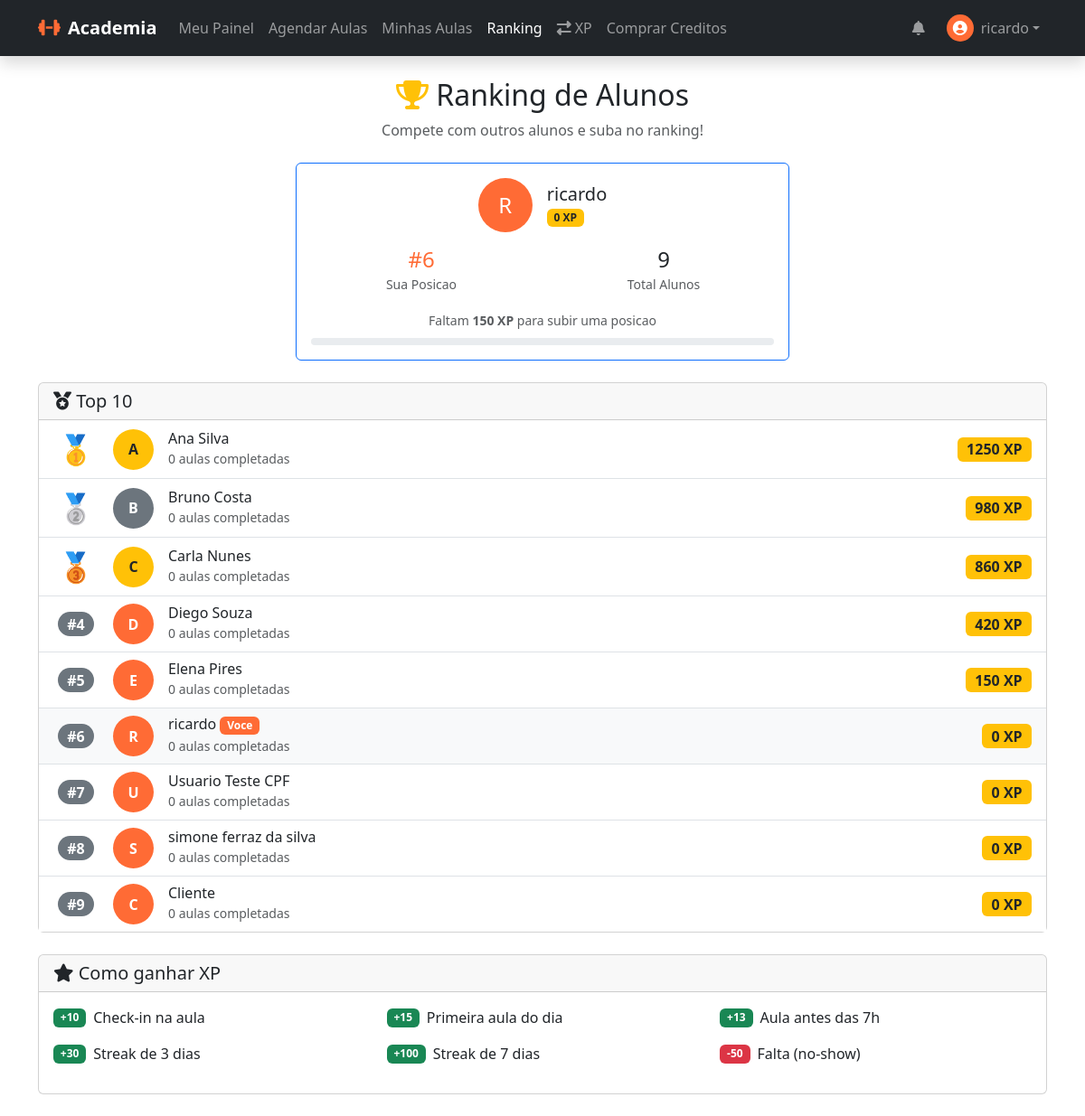
/student/ranking (signed in), run on the app's committed database.
### app/models/user.py (models this page shows, shortened)
class User(UserMixin, db.Model):
    __tablename__ = 'users'
    id = db.Column(db.Integer, primary_key=True)
    name = db.Column(db.String(100), nullable=False)
    email = db.Column(db.String(120), unique=True, nullable=False)
    phone = db.Column(db.String(20), nullable=False)
    password_hash = db.Column(db.String(256), nullable=False)
    cpf = db.Column(db.String(14), nullable=True)  # Formato: 123.456.789-00
    gender = db.Column(db.Enum(Gender), nullable=True)
    role = db.Column(db.String(20), default='student')
    xp = db.Column(db.Integer, default=0)  # XP total historico (para ranking)
    level = db.Column(db.Integer, default=1)
    xp_available = db.Column(db.Integer, default=0)  # XP disponivel para conversao (janela 3 meses)
    credits_balance = db.Column(db.Integer, default=0)  # Total de creditos ativos (wallets)
    face_encoding = db.Column(db.LargeBinary, nullable=True)
    face_encoding_version = db.Column(db.String(10), default='v1')
    face_registered_at = db.Column(db.DateTime, nullable=True)
    face_last_recognized = db.Column(db.DateTime, nullable=True)
    face_confidence_threshold = db.Column(db.Float, default=0.6)
    photo_url = db.Column(db.String(255))
    referral_code = db.Column(db.String(12), unique=True, nullable=True)
    professional_type = db.Column(db.Enum(ProfessionalType), nullable=True)
    base_commission_rate = db.Column(db.Numeric(5, 2), nullable=True)
    is_active = db.Column(db.Boolean, default=True)
    created_at = db.Column(db.DateTime, default=datetime.utcnow)
    updated_at = db.Column(db.DateTime, default=datetime.utcnow, onupdate=datetime.utcnow)
    last_login = db.Column(db.DateTime)
    @property
    def is_admin(self):
        return self.role == 'admin'
    @property
    def is_student(self):
        return self.role == 'student'
    @property
    def is_instructor(self):
        return self.role == 'instructor'

### app/routes/student.py (the view)
@student_bp.route('/ranking')
@login_required
def ranking():
    top_users = User.query.filter_by(
        role='student',
        is_active=True
    ).order_by(User.xp.desc()).limit(10).all()
    user_rank = db.session.query(
        func.count(User.id)
    ).filter(
        User.role == 'student',
        User.xp > current_user.xp
    ).scalar() + 1
    next_user = User.query.filter(
        User.role == 'student',
        User.xp > current_user.xp
    ).order_by(User.xp).first()
    xp_to_next = (next_user.xp - current_user.xp) if next_user else 0
    total_students = User.query.filter_by(role='student', is_active=True).count()
    return render_template('student/ranking.html',
        top_users=top_users,
        user_rank=user_rank,
        xp_to_next=xp_to_next,
        total_students=total_students
    )

### app/models/notification.py (called while the page is built)
    @classmethod
    def get_unread_count(cls, user_id):
        return cls.query.filter_by(user_id=user_id, is_read=False).count()

### app/templates/student/ranking.html (shortened to what this page needs)
{% extends "base.html" %}
{% block content %}
<div class="container py-4">
    <div class="text-center mb-4">
        <h2><i class="fas fa-trophy text-warning"></i> Ranking de Alunos</h2>
        <p class="text-muted">Compete com outros alunos e suba no ranking!</p>
    </div>
    <div class="row justify-content-center mb-4">
        <div class="col-md-6">
            <div class="card border-primary">
                <div class="card-body text-center">
                    <div class="d-flex justify-content-center align-items-center mb-3">
                        <div class="bg-primary text-white rounded-circle d-flex align-items-center justify-content-center me-3" style="width: 60px; height: 60px; font-size: 1.5rem;">
                            {{ current_user.name[0].upper() }}
                        </div>
                        <div class="text-start">
                            <h5 class="mb-0">{{ current_user.name }}</h5>
                            <span class="badge bg-warning text-dark">{{ current_user.xp }} XP</span>
                        </div>
                    </div>
                    <div class="row text-center">
                        <div class="col-6">
                            <h4 class="mb-0 text-primary">#{{ user_rank }}</h4>
                            <small class="text-muted">Sua Posicao</small>
                        </div>
                        <div class="col-6">
                            <h4 class="mb-0">{{ total_students }}</h4>
                            <small class="text-muted">Total Alunos</small>
                        </div>
                    </div>
                    {% if xp_to_next > 0 %}
                    <div class="mt-3">
                        <small class="text-muted">Faltam <strong>{{ xp_to_next }} XP</strong> para subir uma posicao</small>
                        <div class="progress mt-2" style="height: 8px;">
                        </div>
                    </div>
                    {% endif %}
                </div>
            </div>
        </div>
    </div>
    <div class="card">
        <div class="card-header">
            <h5 class="mb-0"><i class="fas fa-medal"></i> Top 10</h5>
        </div>
        <div class="card-body p-0">
            <div class="list-group list-group-flush">
                {% for user in top_users %}
                <div class="list-group-item d-flex align-items-center {% if user.id == current_user.id %}bg-light{% endif %}">
                    <div class="me-3 text-center" style="width: 50px;">
                        {% if loop.index == 1 %}
                        <span style="font-size: 2rem;">🥇</span>
                        {% elif loop.index == 2 %}
                        <span style="font-size: 2rem;">🥈</span>
                        {% elif loop.index == 3 %}
                        <span style="font-size: 2rem;">🥉</span>
                        {% else %}
                        <span class="badge bg-secondary rounded-pill" style="font-size: 1rem;">#{{ loop.index }}</span>
                        {% endif %}
                    </div>
                    <div class="rounded-circle d-flex align-items-center justify-content-center me-3
                                {% if loop.index == 1 %}bg-warning text-dark{% elif loop.index == 2 %}bg-secondary text-white{% elif loop.index == 3 %}bg-warning text-dark{% else %}bg-primary text-white{% endif %}"
                         style="width: 45px; height: 45px; font-weight: bold;">
                        {{ user.name[0].upper() }}
                    </div>
                    <div class="flex-grow-1">
                        <h6 class="mb-0">
                            {{ user.name }}
                            {% if user.id == current_user.id %}
                            <span class="badge bg-primary">Voce</span>
                            {% endif %}
                        </h6>
                        <small class="text-muted">
                            {{ Booking.query.filter_by(user_id=user.id, status='completed').count() if Booking else 0 }} aulas completadas
                        </small>
                    </div>
                    <div class="text-end">
                        <span class="badge bg-warning text-dark" style="font-size: 1rem;">
                            {{ user.xp }} XP
                        </span>
                    </div>
                </div>
                {% endfor %}
            </div>
        </div>
    </div>
    <div class="card mt-4">
        <div class="card-header">
            <h5 class="mb-0"><i class="fas fa-star"></i> Como ganhar XP</h5>
        </div>
        <div class="card-body">
            <div class="row">
                <div class="col-md-4 mb-3">
                    <div class="d-flex align-items-center">
                        <span class="badge bg-success me-2">+10</span>
                        <span>Check-in na aula</span>
                    </div>
                </div>
                <div class="col-md-4 mb-3">
                    <div class="d-flex align-items-center">
                        <span class="badge bg-success me-2">+15</span>
                        <span>Primeira aula do dia</span>
                    </div>
                </div>
                <div class="col-md-4 mb-3">
                    <div class="d-flex align-items-center">
                        <span class="badge bg-success me-2">+13</span>
                        <span>Aula antes das 7h</span>
                    </div>
                </div>
                <div class="col-md-4 mb-3">
                    <div class="d-flex align-items-center">
                        <span class="badge bg-success me-2">+30</span>
                        <span>Streak de 3 dias</span>
                    </div>
                </div>
                <div class="col-md-4 mb-3">
                    <div class="d-flex align-items-center">
                        <span class="badge bg-success me-2">+100</span>
                        <span>Streak de 7 dias</span>
                    </div>
                </div>
                <div class="col-md-4 mb-3">
                    <div class="d-flex align-items-center">
                        <span class="badge bg-danger me-2">-50</span>
                        <span>Falta (no-show)</span>
                    </div>
                </div>
            </div>
        </div>
    </div>
</div>
{% endblock %}

### app/templates/includes/navbar.html (shortened to what this page needs)
{% set ep = request.endpoint or '' %}
<nav class="navbar navbar-expand-lg navbar-dark bg-dark sticky-top shadow">
    <div class="container">
        <a class="navbar-brand d-flex align-items-center" href="{{ url_for('marketing.index') }}">
            <i class="fas fa-dumbbell me-2 text-primary"></i>
            <span class="fw-bold">Academia</span>
        </a>
        <div class="collapse navbar-collapse" id="mainNavbar">
            <ul class="navbar-nav me-auto">
                {% if current_user.is_authenticated %}
                {% if current_user.is_admin %}
                <li class="nav-item">
                    <a class="nav-link {% if request.endpoint and 'admin.dashboard' in request.endpoint %}active{% endif %}"
                        href="{{ url_for('admin.dashboard') }}">Painel Admin</a>
                </li>
                {% else %}
                <li class="nav-item">
                    <a class="nav-link {% if ep == 'student.dashboard' %}active{% endif %}"
                        href="{{ url_for('student.dashboard') }}">Meu Painel</a>
                </li>
                <li class="nav-item">
                    <a class="nav-link {% if ep == 'student.schedule' %}active{% endif %}"
                        href="{{ url_for('student.schedule') }}">Agendar Aulas</a>
                </li>
                <li class="nav-item">
                    <a class="nav-link {% if ep in ['student.my_bookings', 'student.my_recurring'] %}active{% endif %}"
                        href="{{ url_for('student.my_bookings') }}">Minhas Aulas</a>
                </li>
                <li class="nav-item">
                    <a class="nav-link {% if ep == 'student.ranking' %}active{% endif %}"
                        href="{{ url_for('student.ranking') }}">Ranking</a>
                </li>
                <li class="nav-item">
                    <a class="nav-link {% if ep == 'student.xp_credits' %}active{% endif %}"
                        href="{{ url_for('student.xp_credits') }}">
                        <i class="fas fa-exchange-alt me-1"></i>XP
                    </a>
                </li>
                <li class="nav-item">
                    <a class="nav-link {% if request.endpoint and 'shop' in request.endpoint %}active{% endif %}"
                        href="{{ url_for('shop.packages') }}">Comprar Creditos</a>
                </li>
                {% endif %}
                {% else %}
                <li class="nav-item">
                    <a class="nav-link {% if request.endpoint and 'shop' in request.endpoint %}active{% endif %}"
                        href="{{ url_for('shop.packages') }}">Planos e Preços</a>
                </li>
                {% endif %}
            </ul>
            <div class="navbar-nav align-items-center">
                {% if current_user.is_authenticated %}
                {% if current_user.is_student %}
                <a class="nav-link position-relative me-2" href="{{ url_for('student.notifications') }}"
                    title="Notificacoes">
                    <i class="fas fa-bell"></i>
                </a>
                {% endif %}
                <div class="nav-item dropdown">
                    <a class="nav-link dropdown-toggle d-flex align-items-center" href="#" id="userDropdown"
                        role="button" data-bs-toggle="dropdown">
                        <div class="avatar-xs me-2 bg-primary rounded-circle d-flex align-items-center justify-content-center text-white"
                            style="width: 30px; height: 30px;">
                            <i class="fas fa-user-circle"></i>
                        </div>
                        <span>{{ current_user.name.split()[0] }}</span>
                    </a>
                </div>
                {% else %}
                <a class="nav-link me-2" href="{{ url_for('auth.login') }}">Entrar</a>
                <a class="btn btn-primary btn-sm px-3 rounded-pill" href="{{ url_for('auth.register') }}">Começar
                    Agora</a>
                {% endif %}
            </div>
        </div>
    </div>
</nav>

### app/templates/base.html (style rules this page uses)
:root { --primary-color: #FF6B35; --secondary-color: #004E89; }
body { min-height: 100vh; display: flex; flex-direction: column; }
.text-primary { color: var(--primary-color) !important; }
.bg-primary { background-color: var(--primary-color) !important; }

### data on the page
User: name "ricardo", name "R", xp "0", shows "Voce", query.filter_by "0"
User: name "A", name "Ana Silva", query.filter_by "0", xp "1250"
User: name "B", name "Bruno Costa", query.filter_by "0", xp "980"
User: name "C", name "Carla Nunes", query.filter_by "0", xp "860"
User: name "D", name "Diego Souza", query.filter_by "0", xp "420"
User: name "E", name "Elena Pires", query.filter_by "0", xp "150"
User: name "U", name "Usuario Teste CPF", query.filter_by "0", xp "0"
User: name "S", name "simone ferraz da silva", query.filter_by "0", xp "0"
User: name "C", name "Cliente", query.filter_by "0", xp "0"

### other printed values
{{ user_rank }} "6"
{{ total_students }} "9"
{{ xp_to_next }} "150"
